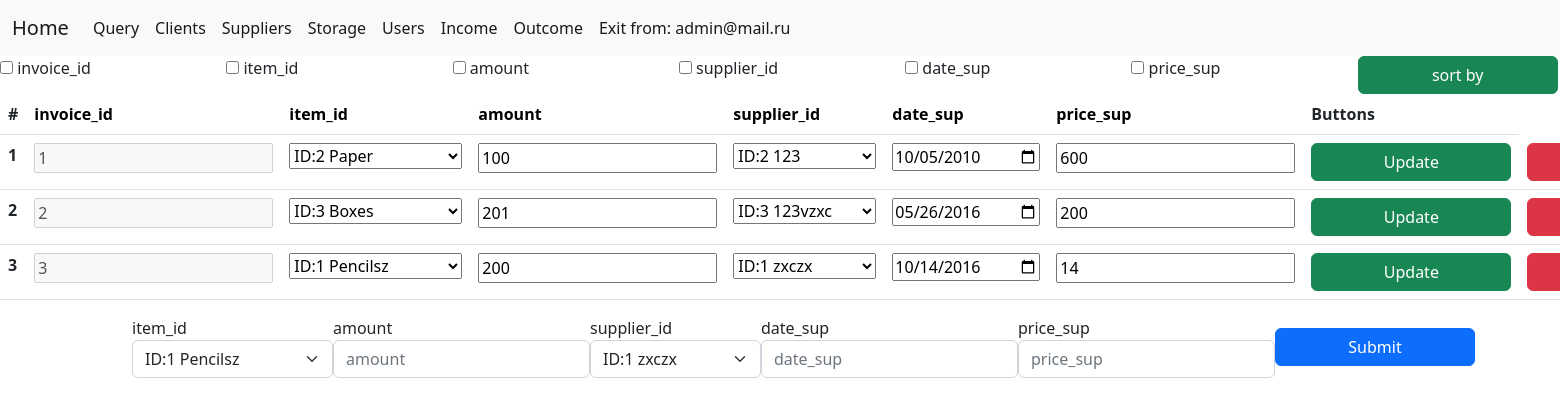
Screenshot of /income/income.php (signed in) with the database file from the repository.
### tables this page shows
CREATE TABLE `income` (
  `invoice_id` int NOT NULL AUTO_INCREMENT,
  `item_id` int NOT NULL,
  `amount` int DEFAULT NULL,
  `supplier_id` int NOT NULL,
  `date_sup` date DEFAULT NULL,
  `price_sup` varchar(45) DEFAULT NULL,
  PRIMARY KEY (`invoice_id`),
  UNIQUE KEY `invoice_id_UNIQUE` (`invoice_id`),
  KEY `item_id_in_idx` (`item_id`),
  KEY `sup_id_idx` (`supplier_id`),
  CONSTRAINT `income_FK` FOREIGN KEY (`supplier_id`) REFERENCES `suppliers` (`idsuppliers`),
  CONSTRAINT `item_id_in` FOREIGN KEY (`item_id`) REFERENCES `storage` (`item_id`)
);

### income/income.php (the view, shortened to what this page needs)
<?php
require_once "../util/database.php";
if (count($_POST) > 0) {
    $sort = '';
    foreach ($_POST as $key => $value) {
        $sort = $sort . $key . ',';
    }
    $sort = rtrim($sort, ",");
    $req = mysqli_query($mysql, "SELECT * FROM income order by $sort ");
} else {
    $req = mysqli_query($mysql, "SELECT * FROM income");
}
$req1 = mysqli_query($mysql, "SELECT * FROM income");
$vals = mysqli_fetch_assoc($req1);
$req1 = mysqli_fetch_all($req);
$fields[] = [];
$i = 1;
$dropdown_suppliers = mysqli_query($mysql, "SELECT idsuppliers,suppliername FROM suppliers");
$parse_suppliers = mysqli_fetch_all($dropdown_suppliers);
$dropdown_items = mysqli_query($mysql, "SELECT item_id, item_name from storage ");
$parse_items = mysqli_fetch_all($dropdown_items);
?>
<!DOCTYPE html>
<html lang="en">
<head>
    <link rel="stylesheet" href="../source/bootstrap/css/bootstrap.min.css" />
    <link rel="stylesheet" href="../source/style.css" />
</head>
<body>
    <nav class="navbar navbar-expand-lg bg-light">
        <div class="container-fluid">
            <a class="navbar-brand" href="../"> Home </a>
            <div class="collapse navbar-collapse">
                <ul class="navbar-nav me-auto mb-12 mb-lg-0">
                    <li class="nav-item">
                        <a class="nav-link active" href="../queryfield.php">Query </a>
                    </li>
                    <li class="nav-item">
                        <a class="nav-link active" href="../clients/clients.php">Clients </a>
                    </li>
                    <li class="nav-item">
                        <a class="nav-link active" aria-current="page" href="../suppliers/suppliers.php">Suppliers</a>
                    </li>
                    <li class="nav-item">
                        <a class="nav-link active" aria-current="page" href="../storage/storage.php">Storage</a>
                    </li>
                    <li class="nav-item">
                        <a class="nav-link active" aria-current="page" href="../users/users.php">Users</a>
                    </li>
                    <li class="nav-item">
                        <a class="nav-link active" aria-current="page" href="../income/income.php">Income</a>
                    </li>
                    <li class="nav-item">
                        <a class="nav-link active" aria-current="page" href="../outcome/outcome.php">Outcome</a>
                    </li>
                    <li class="nav-item">
                        <a class="nav-link active" aria-current="page" href="../util/exit.php">Exit from: <?= $_SESSION['usermail'] ?></a>
                    </li>
                </ul>
            </div>
        </div>
    </nav>
    <table class="table">
        <form action="./income.php" method="POST">
            <div class="row">
                <?php foreach ($vals as $key => $value) {
                    echo (' <div class="col">
                        <input type ="checkbox" name="' . $key . '" value="' . $key . '" id="check' . $key . '">
                        <label for="check' . $key . '">' . $key . '</label>
                        </div>');
                }
                ?>
                <div class="col">
                    <button type="submit" class="btn btn-success"> sort by</button>
                </div>
        </form>
        <thead class="thead-light">
            <tr>
                <th scope="col">#</th>
                <?php
                foreach ($vals as $key => $value) {
                    echo ('<th scope="col">' . '<a href="./income.php?sort=' . $key . '" >' . $key . '</a></th>');
                    array_push($fields, $key);
                }
                ?>
                <th>Buttons</th>
            </tr>
        </thead>
        <tbody>
            <?php
            foreach ($req1 as $key => $val) {
                $j = 0;
                echo ('<tr>');
                echo ('<th scope="row">' . $i . '</th>');
            ?>
                <form action="CRUD/update.php" class="formtb" method="POST" id=<?php echo ("tb" . $key) ?>>
                    <?php
                    foreach ($val as $data) {
                        if ($j == 0) {
                            echo ('<td> <input type="text" disabled name="' . "item" . $j . '" placeholder="' . $data . '" value="' . $data . '">');
                            echo ('</td>');
                        } else if ($j == 1) {
                            echo ('<td>');
                            echo ('<select name ="item' . $j . '">');
                            foreach ($parse_items as $ps) {
                                if ($data == $ps[0])
                                    echo ('<option selected value =' . $ps[0] . '>' . "ID:" . $ps[0] . " " . $ps[1] . '</option>');
                                else
                                    echo ('<option value =' . $ps[0] . '>' . "ID:" . $ps[0] . " " . $ps[1] . '</option>');
                            }
                            echo ('</select></td>');
                        } else if ($j == 2 || $j == 5) {
                            echo ('<td> <input type="number" id="' . "idtb" . $j . $key . '" name="' . "item" . $j . '" placeholder="' . $data . '" value="' . $data . '"></td>');
                        } else if ($j == 4) {
                            echo ('<td> <input type="date" id="' . "idtb" . $j . $key . '" name="' . "item" . $j . '" placeholder="' . $data . '" value="' . $data . '"></td>');
                        } else if ($j == 3) {
                            echo ('<td>');
                            echo ('<select name ="item' . $j . '">');
                            foreach ($parse_suppliers as $ps) {
                                if ($data == $ps[0])
                                    echo ('<option selected value =' . $ps[0] . '>' . "ID:" . $ps[0] . " " . $ps[1] . '</option>');
                                else
                                    echo ('<option value =' . $ps[0] . '>' . "ID:" . $ps[0] . " " . $ps[1] . '</option>');
                            }
                            echo ('</select></td>');
                        } else {
                            echo ('<td> <input type="text" id="' . "idtb" . $j . $key . '" name="' . "item" . $j . '" placeholder="' . $data . '" value="' . $data . '"></td>');
                        }
                        $j++;
                    }
                    echo ('<td><button type="submit" class="btn btn-success">Update</button></td>');
                    ?>
                </form>
            <?php
                echo ('<td> <a href="CRUD/delete.php?id=' . $val[0] . '"><button class="btn btn-danger">Delete</button></a></td>');
                echo ('</tr>');
                $i++;
            } ?>
        </tbody>
    </table>
    <div class="container">
        <form action="./CRUD/create.php" method="POST" id="form">
            <div style="display:flex;" class="form-row align-items-center">
                <?php
                for ($i = 2; $i <= sizeof($vals); $i++) {
                ?>
                    <div class="col-auto">
                        <?php
                        if ($i == 2) {
                            echo ('<label class="sr-only" for="inlineFormInput" >' . $fields[$i] . '</label>');
                            echo ('<select class="form-select mb-2" name ="name_' . $i . '">');
                            foreach ($parse_items as $ps) {
                                echo ('<option value =' . $ps[0] . '>' . "ID:" . $ps[0] . " " . $ps[1] . '</option>');
                            }
                            echo ('</select>');
                        } else if ($i == 4) {
                            echo ('<label class="sr-only" for="inlineFormInput" >' . $fields[$i] . '</label>');
                            echo ('<select class="form-select mb-2" name ="name_' . $i . '">');
                            foreach ($parse_suppliers as $ps) {
                                echo ('<option value =' . $ps[0] . '>' . "ID:" . $ps[0] . " " . $ps[1] . '</option>');
                            }
                            echo ('</select>');
                        } else {
                        ?>
                            <label class="sr-only" for="inlineFormInput"><?= $fields[$i] ?></label>
                            <input type="text" class="form-control mb-2" name="name_<?= $i ?>" required id="id_<?= $i ?>" placeholder="<?= $fields[$i] ?>">
                        <?php }
                        ?>
                    </div>
                <?php } ?>
                <div class="col-auto">
                    <button type="submit" class="btn btn-primary mb-2" action=>Submit</button>
                </div>
            </div>
        </form>
    </div>
</body>
</html>

### source/style.css (style rules this page uses)
button { min-width: 200px; }
a { outline: none; text-decoration: none; color:#000; }

### rows the page displays
income: item0 "1", item2 "100", item4 "10/05/2010", item5 "600"
income: item0 "2", item2 "201", item4 "05/26/2016", item5 "200"
income: item0 "3", item2 "200", item4 "10/14/2016", item5 "14"

### other values shown
$_SESSION['usermail'] "admin@mail.ru"
$key "invoice_id"
$key "item_id"
$key "amount"
$key "supplier_id"
$key "date_sup"
$key "price_sup"
$fields[$i] "item_id"
$fields[$i] "amount"
$fields[$i] "supplier_id"
$fields[$i] "date_sup"
$fields[$i] "price_sup"
